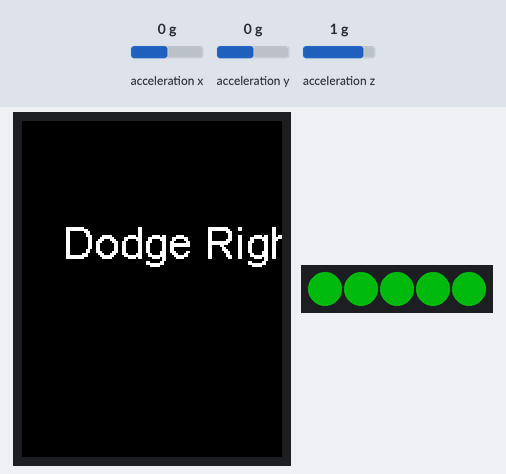
Simulated run of this program. Board: Raspberry Pi Pico running CircuitPython. On the bench: 130×168 colour display, 5 RGB LEDs in strip order, left to right. The test bench sets the inputs (shaded band); at power-on: acceleration x 0 g, acceleration z 1 g, acceleration y 0 g. Dim RGB values are drawn brighter than linear; random numbers come from a fixed seed; what the program prints to the serial console is not drawn.

Above: at 4.2 s.
4.3 s: acceleration x set to 0.8 g
At 4.46 s:
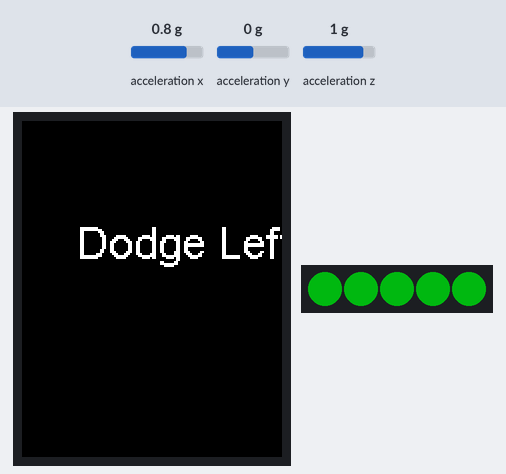
6.2 s: acceleration x set to -1.4 g
At 6.47 s:
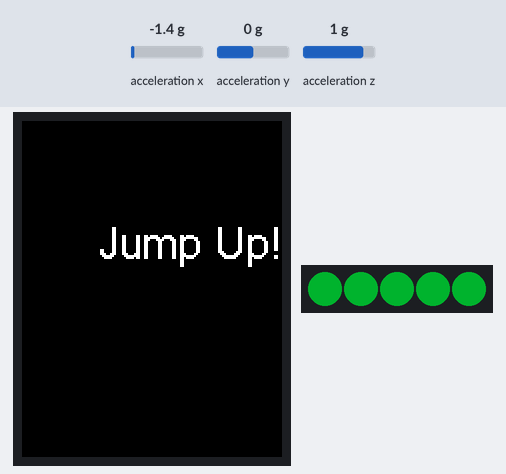
8.3 s: acceleration z set to -1.4 g
At 9.63 s:
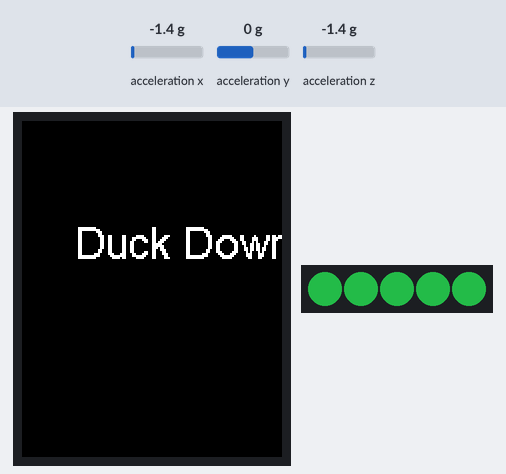
10.4 s: acceleration z set to 0.8 g
At 12.6 s:
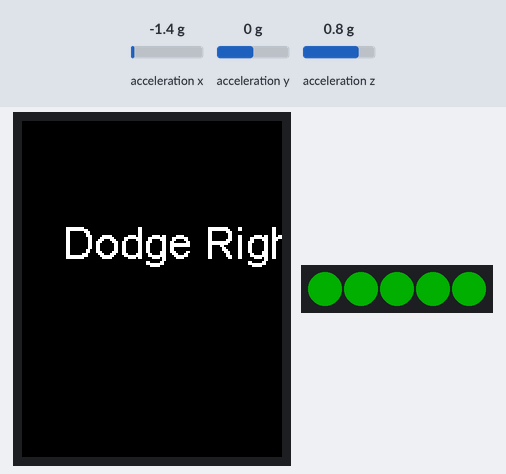
Timing chart, 0 to 21.0 s (numbered marks = the images above; inputs shaded):
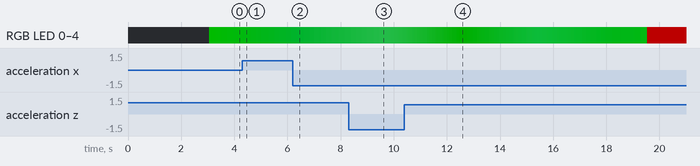

The program:

code.py
```python
import board
import busio
import displayio
from fourwire import FourWire
import neopixel
import terminalio
from adafruit_bitmap_font import bitmap_font
from adafruit_display_text import label
from adafruit_st7735r import ST7735R
import random
import time
import math
import digitalio
import adafruit_adxl34x
import time

def i2c_scan(i2c):
    print("Scanning I2C bus...")
    while not i2c.try_lock():
        pass
    try:
        devices = i2c.scan()
        if devices:
            print("I2C addresses found:", [hex(device) for device in devices])
        else:
            print("No I2C devices found.")
    finally:
        i2c.unlock()

mosi_pin = board.GP19
clk_pin = board.GP18
reset_pin = board.GP22
cs_pin = board.GP17
dc_pin = board.GP20

i2c = busio.I2C(scl=board.GP15, sda=board.GP10)
i2c_scan(i2c)
time.sleep(2)

DEVICE_ADDR = 0x53
DEVICE_ID_REG = 0x00
while not i2c.try_lock():
    pass
try:
    result = bytearray(1)
    i2c.writeto(DEVICE_ADDR, bytes([DEVICE_ID_REG]))
    i2c.readfrom_into(DEVICE_ADDR, result)
    print("ADXL345 Device ID register:", hex(result[0]))
finally:
    i2c.unlock()
time.sleep(1)
adxl345 = adafruit_adxl34x.ADXL345(i2c)

displayio.release_displays()

spi = busio.SPI(clock=clk_pin, MOSI=mosi_pin)
display_bus = FourWire(spi, command=dc_pin, chip_select=cs_pin, reset=reset_pin)

WIDTH = 168
HEIGHT = 130
BORDER = 5

display = ST7735R(display_bus, width=WIDTH, height=HEIGHT, bgr=True)
display.rotation = 1

splash = displayio.Group()
display.root_group = splash

color_bitmap = displayio.Bitmap(WIDTH, HEIGHT, 1)
color_palette = displayio.Palette(1)
color_palette[0] = 0x000000

bg_sprite = displayio.TileGrid(color_bitmap, pixel_shader=color_palette, x=0, y=0)
splash.append(bg_sprite)

big_font = bitmap_font.load_font("fonts/Arial-16.bdf")
counter_text = "0"
counter_area = label.Label(big_font, text=counter_text, color=0xFFFFFF, x=0, y=60)

counter_area.x = (WIDTH - counter_area.bounding_box[2]) // 2
splash.append(counter_area)

num_pixels = 5
pixels = neopixel.NeoPixel(board.GP2, num_pixels)
pixels.brightness = 0.3

animation_speed = 0.01
color_offset = 0

green_shades = [
    (0, 255, 0),
    (0, 200, 50),
    (50, 255, 100),
    (0, 180, 0),
    (20, 255, 80),
    (0, 220, 30),
    (10, 255, 20),
    (0, 160, 0),
]

current_shade_index = 0

def interpolate_color(color1, color2, factor):
    r1, g1, b1 = color1
    r2, g2, b2 = color2
    r = int(r1 + (r2 - r1) * factor)
    g = int(g1 + (g2 - g1) * factor)
    b = int(b1 + (b2 - b1) * factor)
    return (r, g, b)

actions = ["Dodge Left!", "Dodge Right!", "Jump Up!", "Duck Down!"]
current_action = random.choice(actions)
last_action_time = time.monotonic()

fail = False

while True:
    if fail:
        counter_area.text = "FAIL"
        counter_area.x = (WIDTH - counter_area.bounding_box[2]) // 2
        for i in range(num_pixels):
            pixels[i] = (255, 0, 0)
        pixels.show()
        time.sleep(0.01)
        continue

    now = time.monotonic()

    x, y, z = adxl345.acceleration

    DODGE_LEFT = x < -5
    DODGE_RIGHT = x > 5
    JUMP_UP = z < 7
    DUCK_DOWN = z > 7

    if 'ACTION_TIMEOUT' not in globals():
        ACTION_TIMEOUT = 10.0
    if 'SLEEP_INTERVAL' not in globals():
        SLEEP_INTERVAL = 0.03
    if 'success_count' not in globals():
        success_count = 0

    if current_action == "Dodge Left!":
        if DODGE_LEFT:
            success_count += 1
            if success_count % 5 == 0:
                ACTION_TIMEOUT = max(3.0, ACTION_TIMEOUT - 1.0)
                SLEEP_INTERVAL = max(0.01, SLEEP_INTERVAL - 0.005)
            current_action = random.choice(actions)
            last_action_time = now
        elif now - last_action_time >= ACTION_TIMEOUT:
            fail = True
            continue
    elif current_action == "Dodge Right!":
        if DODGE_RIGHT:
            success_count += 1
            if success_count % 5 == 0:
                ACTION_TIMEOUT = max(3.0, ACTION_TIMEOUT - 1.0)
                SLEEP_INTERVAL = max(0.01, SLEEP_INTERVAL - 0.005)
            current_action = random.choice(actions)
            last_action_time = now
        elif now - last_action_time >= ACTION_TIMEOUT:
            fail = True
            continue
    elif current_action == "Jump Up!":
        if JUMP_UP:
            success_count += 1
            if success_count % 5 == 0:
                ACTION_TIMEOUT = max(3.0, ACTION_TIMEOUT - 1.0)
                SLEEP_INTERVAL = max(0.01, SLEEP_INTERVAL - 0.005)
            current_action = random.choice(actions)
            last_action_time = now
        elif now - last_action_time >= ACTION_TIMEOUT:
            fail = True
            continue
    elif current_action == "Duck Down!":
        if DUCK_DOWN:
            success_count += 1
            if success_count % 5 == 0:
                ACTION_TIMEOUT = max(3.0, ACTION_TIMEOUT - 1.0)
                SLEEP_INTERVAL = max(0.01, SLEEP_INTERVAL - 0.005)
            current_action = random.choice(actions)
            last_action_time = now
        elif now - last_action_time >= ACTION_TIMEOUT:
            fail = True
            continue

    counter_area.text = current_action
    counter_area.x = (WIDTH - counter_area.bounding_box[2]) // 2

    current_shade = green_shades[current_shade_index]
    next_shade = green_shades[(current_shade_index + 1) % len(green_shades)]
    interpolated_color = interpolate_color(current_shade, next_shade, color_offset)

    for i in range(num_pixels):
        pixels[i] = interpolated_color
    pixels.show()

    color_offset += animation_speed
    if color_offset >= 1.0:
        color_offset = 0
        current_shade_index = (current_shade_index + 1) % len(green_shades)

    time.sleep(SLEEP_INTERVAL)
```
